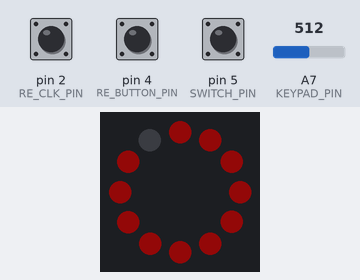
This sketch was run on a simulated Arduino Nano, built with avr-gcc and run on an emulated ATmega328P. On the bench: 12 RGB LEDs in a ring, first at the top, clockwise. The inputs (shaded band) are chosen by the test bench; at power-on: A7 (KEYPAD_PIN) = 512, pin 4 (RE_BUTTON_PIN) HIGH, pin 2 (RE_CLK_PIN) HIGH, pin 5 (SWITCH_PIN) HIGH. Dim RGB values are drawn brighter than linear; MIDI output is not drawn.

Above: at 1.2 s.
1.3 s: A7 (KEYPAD_PIN) set to 487
At 2.5 s:
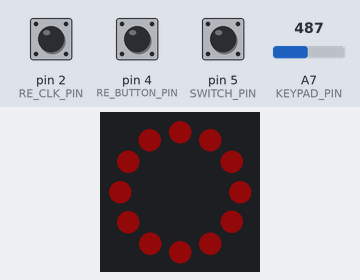
2.8 s: pin 4 (RE_BUTTON_PIN) pulled LOW for 0.15 s
6.1 s: pin 4 (RE_BUTTON_PIN) pulled LOW for 3.2 s
At 7.2 s:
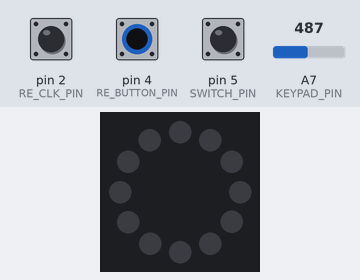
Timing chart, 0 to 9.1 s (numbered marks = the images above; inputs shaded):
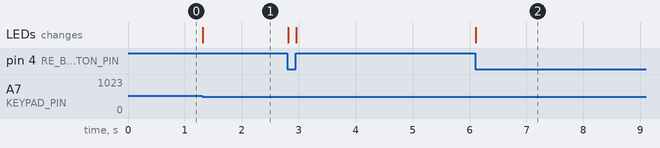

Measured:
- the behaviour switches between 496 and 495 on A7 (KEYPAD_PIN) (found by bisection; images 0 and 1)
- after the input at 1.3 s, the LEDs: change at once (image 1)
- after the input at 6.1 s, the LEDs: change at once (image 2)

The sketch:

midi_guard.ino
```cpp
#include <Adafruit_NeoPixel.h>
#include <MIDI.h>

#define RE_CLK_PIN 2
#define RE_DT_PIN 3
#define RE_BUTTON_PIN 4
#define SWITCH_PIN 5
#define LED_PIN 6
#define KEYPAD_PIN A7

// ------------------------------- SWITCH SETUP --------------------------------
bool setupMode = false;

// -------------------------------- MIDI SETUP ---------------------------------
MIDI_CREATE_DEFAULT_INSTANCE();
const byte MIDI_CHANNEL = 1;

// ---------------------------- ROTARY ENCODER SETUP ---------------------------
int encoder0Pos = 0;
int valRotary;
int lastValRotary;
int valPot = 0;
bool valChange = false;

byte keyPadTolerance = 10;
byte keyPadButton;
byte keyPadOld;

int note = 36; // C3 (https://newt.phys.unsw.edu.au/jw/notes.html)
int velocity = 127;

// ------------------------------ LED RING SETUP -------------------------------
const byte NUM_PIXELS = 12;
Adafruit_NeoPixel ledRing = Adafruit_NeoPixel(NUM_PIXELS, LED_PIN, NEO_GRB + NEO_KHZ800);

// #############################################################################
void setup() {
  // MIDI
   MIDI.begin(MIDI_CHANNEL);
  // MIDI.setHandleNoteOn(handleNoteOn);
  // MIDI.setHandleNoteOff(handleNoteOff);

  // Start led ring
  ledRing.begin();
  ledRing.setBrightness(50); // 0 - 255
  ledRing.setPixelColor(10, ledRing.Color(0, 150, 0));
  ledRing.setPixelColor(8, ledRing.Color(0, 150, 0));
  ledRing.setPixelColor(6, ledRing.Color(0, 150, 0));
  ledRing.show();

  // Switch
  pinMode(SWITCH_PIN, INPUT_PULLUP);

  // Setup rotary encoder pins
  pinMode(RE_CLK_PIN, INPUT_PULLUP);
  pinMode(RE_DT_PIN, INPUT_PULLUP);
  pinMode(RE_BUTTON_PIN, INPUT_PULLUP);
  attachInterrupt(digitalPinToInterrupt(RE_CLK_PIN), readEncoder, CHANGE);

  Serial.begin(9600);
}
// #############################################################################
void loop() {
  readKeyPad();
  readSwitch();
  // Rotary encoder
  readREButton();

//  if (valRotary>lastValRotary)
//  {
//    valPot = min(valRotary, 127);
//    MIDI.sendControlChange(20, min(valRotary, 120), 1);
//    Serial.print("MINUS");
//  }
// if(valRotary<lastValRotary)
//  {
//    valPot = max(valRotary, 0);
//    MIDI.sendControlChange(20, max(valRotary, 0), 1);
//    Serial.print("PLUS");
//  }
//  lastValRotary = valRotary;
  // Serial.println(valRotary);
  // Serial.println(" ");
  // Serial.println(valPot);
}
// #############################################################################

void readEncoder() {
  if (digitalRead(RE_CLK_PIN) == digitalRead(RE_DT_PIN)) {
    encoder0Pos--;
  } else {
    encoder0Pos++;
  }
  valRotary = encoder0Pos / 7;
  // valPot = encoder0Pos / 5;

  if (valRotary>lastValRotary) {
    valPot++;
    valPot = min(valPot, 12);
    valChange = true;
  }
  else if(valRotary<lastValRotary) {
    valPot--;
    valPot = max(0, valPot);
    valChange = true;
  } else {
    valChange = false;
  }
  Serial.println(valPot);
  lastValRotary = valRotary;
}


void readKeyPad() {
  int sensorValue = analogRead(KEYPAD_PIN);

  if (sensorValue - keyPadTolerance <= 1023 && sensorValue + keyPadTolerance >= 1023) {
    keyPadButton = 1;
  } else if (sensorValue - keyPadTolerance <= 930 && sensorValue + keyPadTolerance >= 930) {
    keyPadButton = 2;
  } else if (sensorValue - keyPadTolerance <= 853 && sensorValue + keyPadTolerance >= 853) {
    keyPadButton = 3;
  } else if (sensorValue - keyPadTolerance <= 785 && sensorValue + keyPadTolerance >= 785) {
    keyPadButton = 4;
  } else if (sensorValue - keyPadTolerance <= 729 && sensorValue + keyPadTolerance >= 729) {
    keyPadButton = 5;
  } else if (sensorValue - keyPadTolerance <= 681 && sensorValue + keyPadTolerance >= 681) {
    keyPadButton = 6;
  } else if (sensorValue - keyPadTolerance <= 637 && sensorValue + keyPadTolerance >= 637) {
    keyPadButton = 7;
    note = 40;
  } else if (sensorValue - keyPadTolerance <= 600 && sensorValue + keyPadTolerance >= 600) {
    keyPadButton = 8;
    note = 43;
  } else if (sensorValue - keyPadTolerance <= 567 && sensorValue + keyPadTolerance >= 567) {
    keyPadButton = 9;
    note = 45;
  } else if (sensorValue - keyPadTolerance <= 536 && sensorValue + keyPadTolerance >= 536) {
    keyPadButton = 10;
    note = 47;
  } else if (sensorValue - keyPadTolerance <= 509 && sensorValue + keyPadTolerance >= 509) {
    keyPadButton = 11;
    note = 49;
  } else if (sensorValue - keyPadTolerance <= 485 && sensorValue + keyPadTolerance >= 485) {
    keyPadButton = 12;
    note = 50;
  } else {
    keyPadButton = 0;
  }


  if (keyPadOld != keyPadButton) {
    note = keyPadButton * 8 + 10;
    MIDI.sendNoteOn(note, velocity, 1);
    // delay(200);                // Wait for a second
    // MIDI.sendNoteOff(note, 0, MIDI_CHANNEL);     // Stop the note
    keyPadOld = keyPadButton;
  }
}

void readREButton() {
   if (digitalRead(RE_BUTTON_PIN) == LOW){
    // Button pressed
     clearLedRing();
   }
}


void readSwitch() {
   if (digitalRead(SWITCH_PIN) == LOW){
      // UP
      if (valChange) {
        clearLedRing();
      }
      lightLedRing(0, valPot, valRotary);
      setupMode = true;
//      ledRing.setPixelColor(1, ledRing.Color(10, 150, 50));
//      ledRing.setPixelColor(2, ledRing.Color(10, 150, 70));
//      ledRing.setPixelColor(3, ledRing.Color(10, 150, 90));
      ledRing.show();
   } else {
     // DOWN
     setupMode = false;
      // ledRing.setPixelColor(4, ledRing.Color(100, 10, 10));
      // TODO: clear only when changed
      // clearLedRing();
      colorLedRing(0, keyPadButton, ledRing.Color(100, 10, 10));
      ledRing.show();
   }
}


void setupValue() {
  switch (keyPadButton) {
     case 0:
        ledRing.setBrightness(valRotary + 10);
        ledRing.show();
        break;
     case 1:
        MIDI.sendControlChange(21, min(valRotary, 120), MIDI_CHANNEL);
        break;
     case 2:
        MIDI.sendControlChange(22, min(valRotary, 120), MIDI_CHANNEL);
        break;
  }
}


void clearLedRing() {
  for(int i = 0; i< NUM_PIXELS; i++){
    ledRing.setPixelColor(i, 0x000000);
    ledRing.show();
  }
}

void lightLedRing(int startIndex, int nPixels, int colorIdx) {
  for(int i=startIndex;i<startIndex+nPixels;i++){
    ledRing.setPixelColor(i, colorWheel(colorIdx));
    ledRing.show();
  }
}

void colorLedRing(int startIndex, int nPixels, uint32_t ledColor) {
  for(int i=startIndex;i<startIndex+nPixels;i++){
    ledRing.setPixelColor(i, ledColor);
    ledRing.show();
  }
}

uint32_t colorWheel(byte WheelPos) {
  WheelPos = 255 - WheelPos;
  if(WheelPos < 85) {
    return ledRing.Color(255 - WheelPos * 3, 0, WheelPos * 3);
  }
  if(WheelPos < 170) {
    WheelPos -= 85;
    return ledRing.Color(0, WheelPos * 3, 255 - WheelPos * 3);
  }
  WheelPos -= 170;
  return ledRing.Color(WheelPos * 3, 255 - WheelPos * 3, 0);
}

uint32_t dimColor(uint32_t color, uint8_t width) {
   return (((color&0xFF0000)/width)&0xFF0000) + (((color&0x00FF00)/width)&0x00FF00) + (((color&0x0000FF)/width)&0x0000FF);
}
```
